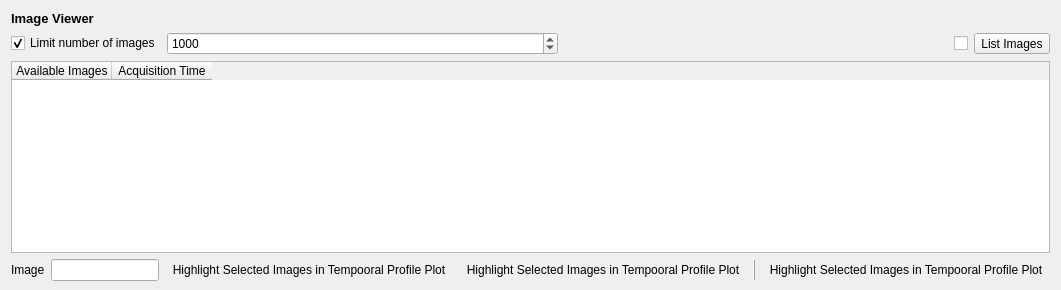
            <widget class="QWidget" name="tab">
             <attribute name="icon">
              <iconset>
               <normaloff>icons/single_image.svg</normaloff>icons/single_image.svg</iconset>
             </attribute>
             <attribute name="title">
              <string/>
             </attribute>
             <layout class="QVBoxLayout" name="verticalLayout_7">
              <property name="bottomMargin">
               <number>9</number>
              </property>
              <item>
               <widget class="QLabel" name="label_16">
                <property name="font">
                 <font>
                  <pointsize>10</pointsize>
                  <weight>75</weight>
                  <bold>true</bold>
                 </font>
                </property>
                <property name="text">
                 <string>Image Viewer</string>
                </property>
               </widget>
              </item>
              <item>
               <layout class="QHBoxLayout" name="horizontalLayout_16">
                <item>
                 <widget class="QCheckBox" name="mLimitImages">
                  <property name="sizePolicy">
                   <sizepolicy hsizetype="Fixed" vsizetype="Fixed">
                    <horstretch>0</horstretch>
                    <verstretch>0</verstretch>
                   </sizepolicy>
                  </property>
                  <property name="toolTip">
                   <string/>
                  </property>
                  <property name="text">
                   <string>Limit number of images</string>
                  </property>
                  <property name="checked">
                   <bool>true</bool>
                  </property>
                 </widget>
                </item>
                <item>
                 <widget class="QSpinBox" name="mLimitImagesValue">
                  <property name="sizePolicy">
                   <sizepolicy hsizetype="Expanding" vsizetype="Fixed">
                    <horstretch>0</horstretch>
                    <verstretch>0</verstretch>
                   </sizepolicy>
                  </property>
                  <property name="minimum">
                   <number>1</number>
                  </property>
                  <property name="maximum">
                   <number>5000</number>
                  </property>
                  <property name="value">
                   <number>1000</number>
                  </property>
                 </widget>
                </item>
                <item>
                 <spacer name="horizontalSpacer_17">
                  <property name="orientation">
                   <enum>Qt::Horizontal</enum>
                  </property>
                  <property name="sizeHint" stdset="0">
                   <size>
                    <width>1</width>
                    <height>1</height>
                   </size>
                  </property>
                 </spacer>
                </item>
                <item>
                 <widget class="QCheckBox" name="mLiveQueryAvailableImages">
                  <property name="toolTip">
                   <string>Live update for new locations.</string>
                  </property>
                  <property name="text">
                   <string/>
                  </property>
                  <property name="checked">
                   <bool>false</bool>
                  </property>
                  <property name="tristate">
                   <bool>false</bool>
                  </property>
                 </widget>
                </item>
                <item>
                 <widget class="QToolButton" name="mQueryAvailableImages">
                  <property name="toolTip">
                   <string>List images at current location.</string>
                  </property>
                  <property name="text">
                   <string>List Images</string>
                  </property>
                 </widget>
                </item>
               </layout>
              </item>
              <item>
               <widget class="QTableWidget" name="mAvailableImages">
                <property name="sizePolicy">
                 <sizepolicy hsizetype="Expanding" vsizetype="Expanding">
                  <horstretch>0</horstretch>
                  <verstretch>0</verstretch>
                 </sizepolicy>
                </property>
                <property name="editTriggers">
                 <set>QAbstractItemView::NoEditTriggers</set>
                </property>
                <property name="alternatingRowColors">
                 <bool>true</bool>
                </property>
                <property name="selectionMode">
                 <enum>QAbstractItemView::ExtendedSelection</enum>
                </property>
                <property name="selectionBehavior">
                 <enum>QAbstractItemView::SelectRows</enum>
                </property>
                <property name="showGrid">
                 <bool>false</bool>
                </property>
                <property name="sortingEnabled">
                 <bool>true</bool>
                </property>
                <attribute name="verticalHeaderShowSortIndicator" stdset="0">
                 <bool>true</bool>
                </attribute>
                <column>
                 <property name="text">
                  <string>Available Images</string>
                 </property>
                </column>
                <column>
                 <property name="text">
                  <string>Acquisition Time</string>
                 </property>
                </column>
               </widget>
              </item>
              <item>
               <layout class="QHBoxLayout" name="horizontalLayout_9">
                <item>
                 <widget class="QLabel" name="label_40">
                  <property name="minimumSize">
                   <size>
                    <width>25</width>
                    <height>0</height>
                   </size>
                  </property>
                  <property name="text">
                   <string>Image</string>
                  </property>
                 </widget>
                </item>
                <item>
                 <widget class="QLineEdit" name="mImageId">
                  <property name="enabled">
                   <bool>true</bool>
                  </property>
                  <property name="sizePolicy">
                   <sizepolicy hsizetype="Expanding" vsizetype="Fixed">
                    <horstretch>1</horstretch>
                    <verstretch>0</verstretch>
                   </sizepolicy>
                  </property>
                  <property name="toolTip">
                   <string>The selected image.</string>
                  </property>
                  <property name="text">
                   <string/>
                  </property>
                  <property name="frame">
                   <bool>true</bool>
                  </property>
                  <property name="cursorPosition">
                   <number>0</number>
                  </property>
                  <property name="readOnly">
                   <bool>true</bool>
                  </property>
                 </widget>
                </item>
                <item>
                 <widget class="QToolButton" name="mShowImageInfo">
                  <property name="toolTip">
                   <string>Show image info.</string>
                  </property>
                  <property name="text">
                   <string>Highlight Selected Images in Tempooral Profile Plot</string>
                  </property>
                  <property name="icon">
                   <iconset>
                    <normaloff>:/images/themes/default/mIconInfo.svg</normaloff>:/images/themes/default/mIconInfo.svg</iconset>
                  </property>
                  <property name="autoRaise">
                   <bool>true</bool>
                  </property>
                 </widget>
                </item>
                <item>
                 <widget class="QToolButton" name="mCopyImageInfo">
                  <property name="toolTip">
                   <string>Copy image info to clipboard.</string>
                  </property>
                  <property name="text">
                   <string>Highlight Selected Images in Tempooral Profile Plot</string>
                  </property>
                  <property name="icon">
                   <iconset>
                    <normaloff>:/images/themes/default/mActionEditCopy.svg</normaloff>:/images/themes/default/mActionEditCopy.svg</iconset>
                  </property>
                  <property name="autoRaise">
                   <bool>true</bool>
                  </property>
                 </widget>
                </item>
                <item>
                 <widget class="QFrame" name="frame_9">
                  <property name="frameShape">
                   <enum>QFrame::VLine</enum>
                  </property>
                  <property name="frameShadow">
                   <enum>QFrame::Raised</enum>
                  </property>
                 </widget>
                </item>
                <item>
                 <widget class="QToolButton" name="mCopyAvailableImages">
                  <property name="toolTip">
                   <string>Copy table content to clipboard.</string>
                  </property>
                  <property name="text">
                   <string>Highlight Selected Images in Tempooral Profile Plot</string>
                  </property>
                  <property name="icon">
                   <iconset>
                    <normaloff>:/images/themes/default/mActionEditCopy.svg</normaloff>:/images/themes/default/mActionEditCopy.svg</iconset>
                  </property>
                  <property name="autoRaise">
                   <bool>true</bool>
                  </property>
                 </widget>
                </item>
               </layout>
              </item>
             </layout>
            </widget>
